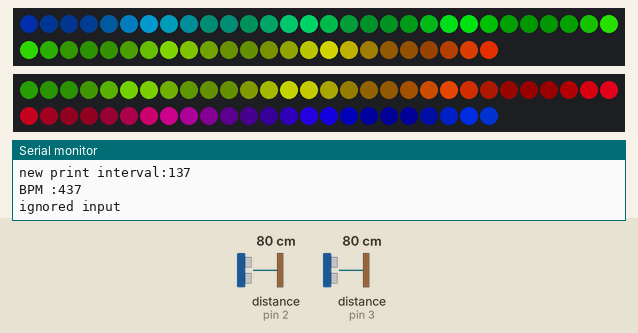
Bench run of a sketch on a simulated Arduino Uno, built with avr-gcc and run on an emulated ATmega328P. On the bench: 2 × 54 RGB LEDs in strip order, left to right, continuing on the next row, the last lines printed to the serial monitor. Wiring (inferred from the names in the program): 2 × range finder with pulse-width output: data pin 2 / data pin 3. The inputs (shaded band) are chosen by the test bench; at power-on: distance to the obstacle (sensors on pin 2, pin 3) 80 cm. Dim RGB values are drawn brighter than linear; colours are those a GRB WS2812 strip shows for the declared byte order; random numbers use the default seed unless the sketch sets one.

Above: at 1.04 s.
1.3 s: distance to the obstacle (sensor on pin 2) set to 2 cm
At 1.63 s:
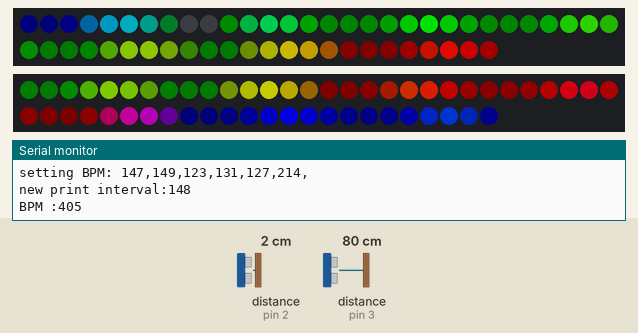
3.7 s: distance to the obstacle (sensor on pin 3) set to 18 cm
At 5.49 s:
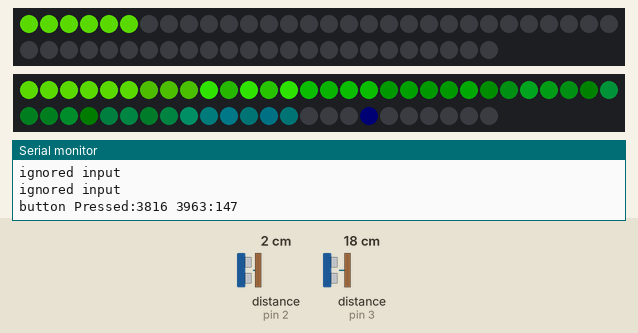
6.5 s: distance to the obstacle (sensor on pin 2) set to 18 cm
At 7.32 s:
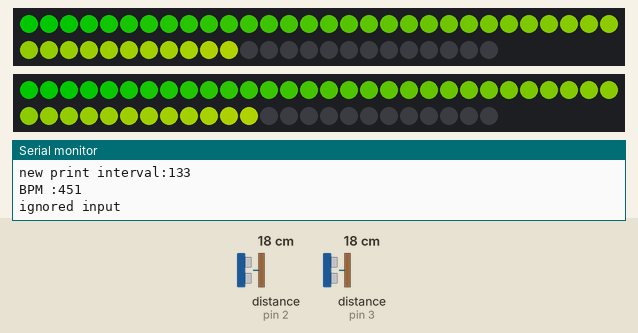
8.7 s: distance to the obstacle (sensor on pin 3) set to 120 cm
At 11.14 s:
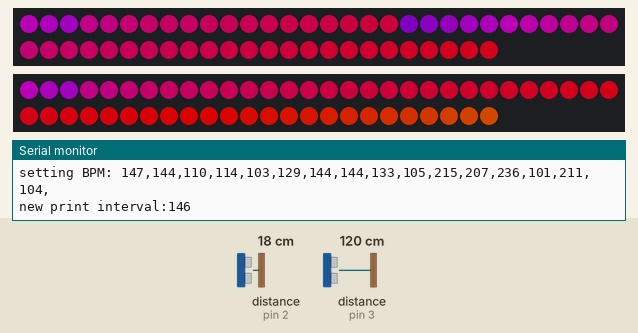
11.5 s: distance to the obstacle (sensor on pin 3) set to 60 cm
At 11.88 s:
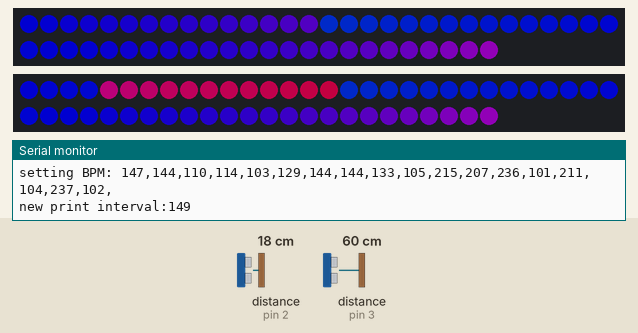
13.9 s: distance to the obstacle (sensor on pin 2) set to 60 cm
At 15.54 s:
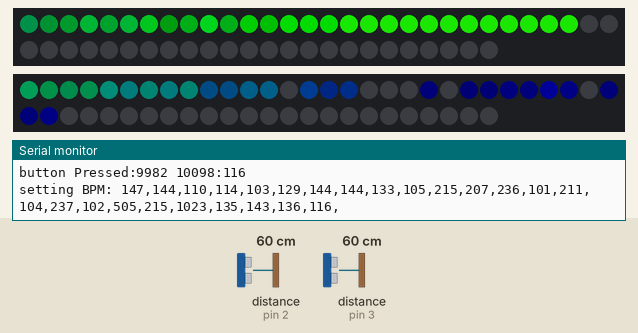

The sketch:

lightStaff.ino
```cpp
#include "FastLED.h"
#include <math.h>
#define NUM_LEDS_PER_STRIP 54
#define NUM_LEDS NUM_LEDS_PER_STRIP*2
#define DATA_PIN 8
#define DATA_PIN2 9
#define BEAT_INTERRUPT_PIN 2
#define MODE_INTERRUPT_PIN 3
#define BEAT_INPUT_RESET_TIMEOUT 2000
#define BEAT_INPUTS_SIZE 32

CRGB leds[NUM_LEDS];

unsigned long lastBeat = 0;

bool playBeat = false;
bool modeChanged = true;
bool wasCleared = false;
int mode = 7;

int bpm = 100;

volatile unsigned long beatInterval = 0;
volatile int beatsInput[BEAT_INPUTS_SIZE];
volatile int nextBeatIndex = 0;
static unsigned long last_interrupt_time = 0;
void setup() {
  pinMode(BEAT_INTERRUPT_PIN, INPUT_PULLUP);
  pinMode(MODE_INTERRUPT_PIN, INPUT_PULLUP);
  attachInterrupt(digitalPinToInterrupt(BEAT_INTERRUPT_PIN), setBeatInput, RISING );
  attachInterrupt(digitalPinToInterrupt(MODE_INTERRUPT_PIN), changeMode, RISING );
  Serial.begin(9600);

  LEDS.addLeds<WS2812B, DATA_PIN2, RGB>(leds, NUM_LEDS_PER_STRIP).setCorrection( TypicalLEDStrip).setDither(true);
  LEDS.addLeds<WS2812B, DATA_PIN, RGB>(leds, NUM_LEDS_PER_STRIP, NUM_LEDS_PER_STRIP).setCorrection( TypicalLEDStrip).setDither(true);
  delay(50);
  LEDS.setBrightness(200);
  LEDS.setMaxPowerInMilliWatts(4000);
  beatInterval = 60000 / bpm;
}

void loop() {

  switch (mode) {
    case 0:
      wasCleared = false;
      doublePulseFade(true);
      break;
    case 1:
      solidPulse();
      break;
    case 2:
      cylonRainbow(true);
      break;
    case 3:
      doubleCylonRainbow(true);
      break;
    case 4:
      cylonRainbow(false);
      break;
    case 5:
      doubleCylonRainbow(false);
      break;
    case 6:
      meteorRain(11, 64, true, 12);
    case 7:
      pride();

    default:
      if (!wasCleared) {
        Serial.println("default");
        FastLED.clear();
        FastLED.show();
        wasCleared = true;
      }

      break;
  }

}

void changeMode () {
  if (debounced()) {
    mode++;
    if (mode > 7) {
      mode = 0;
    }
    modeChanged = true ;
    Serial.println(mode);
  }
}

bool debounced() {

  unsigned long interrupt_time = millis();
  if ((interrupt_time - last_interrupt_time) > 100) {

    Serial.print("button Pressed:");
    Serial.print(last_interrupt_time);
    Serial.print(' ');
    Serial.print(interrupt_time);
    Serial.print(':');
    Serial.println(interrupt_time - last_interrupt_time);
    last_interrupt_time = interrupt_time;
    return true;

  } else {
    Serial.println("ignored input ");
    return false;
  }
}

unsigned long lastBeatInput = 0;
void setBeatInput() {
  unsigned long interrupt_time = millis();

  if (debounced()) {
    last_interrupt_time = interrupt_time;
    if (lastBeatInput == 0) {
      lastBeatInput = interrupt_time;
      Serial.println("start time set:" );
      return;
    }
    if (interrupt_time - lastBeatInput > BEAT_INPUT_RESET_TIMEOUT || nextBeatIndex > BEAT_INPUTS_SIZE - 1 ) {
      Serial.println("reseting beats");
      lastBeatInput = interrupt_time;
      resetBeats();
      return;
    }

    beatsInput[nextBeatIndex] = interrupt_time - lastBeatInput;
    lastBeatInput = interrupt_time;
    nextBeatIndex++;
    updateBPM();
  }
}

void updateBPM() {
  long intrval = 0;
  Serial.print("setting BPM: ");
  for ( int i = 0; i < nextBeatIndex; i++) {
    Serial.print(beatsInput[i]);
    Serial.print(',');
    intrval = intrval + beatsInput[i];
  }
  Serial.println();
  beatInterval = intrval / nextBeatIndex ;
  Serial.print("new print interval:");
  Serial.println(intrval / nextBeatIndex);
  Serial.print("BPM :");
  Serial.println(60000 / beatInterval);

}
void resetBeats() {
  nextBeatIndex = 0;
  for ( int i = 0; i < BEAT_INPUTS_SIZE; i++) {
    beatsInput[i] = 0;
  }
}
int reverseMap(int index) {
  if (index < NUM_LEDS_PER_STRIP) {
    return (NUM_LEDS_PER_STRIP - 1 - index);
  }
  return index;
}
int reverseMap(int index, bool flip) {
  if (flip) {
    return reverseMap(NUM_LEDS - 1 - index);
  }
  return reverseMap(index);
}

void doublePulseFade(bool withFade) {
  static uint8_t hue = 0;
  // First slide the led in one direction

  long currentTick = millis();

  if (currentTick - lastBeat >= beatInterval) {

    lastBeat = millis();

    int midPoint = NUM_LEDS / 2;
    for (int i = 0; i < NUM_LEDS / 2 + 1; i++) {
      if (modeChanged) {
        modeChanged = false;
        return;
      }
      int topPixel = constrain(midPoint + i, 0, NUM_LEDS - 1);
      int botPixel = constrain(midPoint - i, 0, NUM_LEDS);
      CHSV color = CHSV(hue++, 255, 255);
      leds[reverseMap(topPixel)] = color;
      leds[reverseMap(botPixel)] = color;
      if (withFade) {
        fadeToBlackBy(leds, NUM_LEDS, 2);
      }
      FastLED.show();
    }
  } else if (withFade) {

    fadeToBlackBy(leds, NUM_LEDS, 2);
    FastLED.show();

  }
}

void solidPulse() {
  static uint8_t hue = 0;
  // First slide the led in one direction

  long currentTick = millis();

  if (currentTick - lastBeat >= beatInterval) {

    lastBeat = millis();

    int midPoint = NUM_LEDS / 2;
    for (int i = 0; i < NUM_LEDS / 2 + 1; i++) {
      if (modeChanged) {
        modeChanged = false;
        return;
      }
      int topPixel = constrain(midPoint + i, 0, NUM_LEDS - 1);
      int botPixel = constrain(midPoint - i, 0, NUM_LEDS);
      CHSV color = CHSV(hue, 255, 255);
      leds[reverseMap(topPixel)] = color;
      leds[reverseMap(botPixel)] = color;

      FastLED.show();
    }
    hue += 47;
  }
}

void cylonRainbow(bool withFade) {
  static uint8_t hue = 0;
  // First slide the led in one direction

  for (int i = 0; i < NUM_LEDS; i++) {
    if (modeChanged) {
      modeChanged = false;
      return;
    }
    CHSV color = CHSV(hue++, 255, 255);
    leds[reverseMap(i)] = color;
    if (withFade) {
      fadeToBlackBy(leds, NUM_LEDS, 2);
    }
    //      if( i %2 == 0) {
    FastLED.show();
    //      }
  }
  for (int i = NUM_LEDS - 1; i >= 0; i--) {
    if (modeChanged) {
      modeChanged = false;
      return;
    }
    CHSV color = CHSV(hue++, 255, 255);
    leds[reverseMap(i)] = color;
    if (withFade) {
      fadeToBlackBy(leds, NUM_LEDS, 1);
    }
    // if( i %2 == 0) {
    FastLED.show();
    //      }
  }

}

void doubleCylonRainbow(bool withFade) {
  static uint8_t hue = 0;
  // First slide the led in one direction
  long currentTick = millis();
  if (currentTick - lastBeat >= beatInterval  ) {
    lastBeat = millis();

    for (int i = 0; i < NUM_LEDS; i++) {
      if (modeChanged) {
        modeChanged = false;
        return;
      }
      CHSV color = CHSV(hue++, 255, 255);
      leds[reverseMap(i)] = color;
      leds[reverseMap((NUM_LEDS - 1) - i)] = color;
      if (i % 12 != 0 ) {
        FastLED.show();
      }
      //      FastLED.delay(1);

    }
  }
}
void setPixel(int Pixel, byte red, byte green, byte blue) {

  leds[reverseMap(Pixel)].r = red;
  leds[reverseMap(Pixel)].g = green;
  leds[reverseMap(Pixel)].b = blue;

}

void setAll(byte red, byte green, byte blue) {
  for (int i = 0; i < NUM_LEDS; i++ ) {
    setPixel(i, red, green, blue);
  }
  FastLED.show();
}

void meteorRain( byte meteorSize, byte meteorTrailDecay, boolean meteorRandomDecay, int SpeedDelay) {
  long currentTick = millis();
  if (currentTick - lastBeat >= beatInterval  ) {
    lastBeat = millis();
    uint8_t meteorHue = random(256);
    for (int i = 0; i < NUM_LEDS ; i++) {


      // fade brightness all LEDs one step
      for (int j = 0; j < NUM_LEDS; j++) {
        if ( (random(meteorSize) > 6) ) {
          fadeToBlack(j, meteorTrailDecay );
        }
      }

      // draw meteor
      for (int j = 0; j < meteorSize; j++) {
        if ( ( i - j < NUM_LEDS) && (i - j >= 0) ) {
          CHSV color;
          if (i % 5 == 0) {
            color = CHSV(meteorHue++, 255, 255);
          } else {
            color = CHSV(meteorHue, 255, 255);
          }

          leds[reverseMap(i - j, true)] = color;
        }
      }

      FastLED.show();
      FastLED.delay(10);
    }
  }
}

void BouncingColoredBalls(int BallCount, byte colors[][3]) {
  float Gravity = -9.81;
  int StartHeight = 1;

  float Height[BallCount];
  float ImpactVelocityStart = sqrt( -2 * Gravity * StartHeight );
  float ImpactVelocity[BallCount];
  float TimeSinceLastBounce[BallCount];
  int   Position[BallCount];
  long  ClockTimeSinceLastBounce[BallCount];
  float Dampening[BallCount];

  for (int i = 0 ; i < BallCount ; i++) {
    ClockTimeSinceLastBounce[i] = millis();
    Height[i] = StartHeight;
    Position[i] = 0;
    ImpactVelocity[i] = ImpactVelocityStart;
    TimeSinceLastBounce[i] = 0;
    Dampening[i] = 0.90 - float(i) / pow(BallCount, 2);
  }

  for (int i = 0 ; i < BallCount ; i++) {
    TimeSinceLastBounce[i] =  millis() - ClockTimeSinceLastBounce[i];
    Height[i] = 0.5 * Gravity * pow( TimeSinceLastBounce[i] / 1000 , 2.0 ) + ImpactVelocity[i] * TimeSinceLastBounce[i] / 1000;

    if ( Height[i] < 0 ) {
      Height[i] = 0;
      ImpactVelocity[i] = Dampening[i] * ImpactVelocity[i];
      ClockTimeSinceLastBounce[i] = millis();

      if ( ImpactVelocity[i] < 0.01 ) {
        ImpactVelocity[i] = ImpactVelocityStart;
      }
    }
    Position[i] = round( Height[i] * (NUM_LEDS - 1) / StartHeight);
  }

  for (int i = 0 ; i < BallCount ; i++) {
    setPixel(Position[i], colors[i][0], colors[i][1], colors[i][2]);
  }

  FastLED.show();
  setAll(0, 0, 0);

}

void fadeToBlack(int ledNo, byte fadeValue) {
  leds[ledNo].fadeToBlackBy( fadeValue );
}

void pride()
{
  static uint16_t sPseudotime = 0;
  static uint16_t sLastMillis = 0;
  static uint16_t sHue16 = 0;

  uint8_t sat8 = beatsin88( 87, 220, 250);
  uint8_t brightdepth = beatsin88( 341, 96, 224);
  uint16_t brightnessthetainc16 = beatsin88( 203, (25 * 256), (40 * 256));
  uint8_t msmultiplier = beatsin88(147, 23, 60);

  uint16_t hue16 = sHue16;//gHue * 256;
  uint16_t hueinc16 = beatsin88(113, 1, 1500);

  uint16_t ms = millis();
  uint16_t deltams = ms - sLastMillis ;
  sLastMillis  = ms;
  sPseudotime += deltams * msmultiplier;
  sHue16 += deltams * beatsin88( 400, 5, 9);
  uint16_t brightnesstheta16 = sPseudotime;

  for ( uint16_t i = 0 ; i < NUM_LEDS; i++) {
    hue16 += hueinc16;
    uint8_t hue8 = hue16 / 256;

    brightnesstheta16  += brightnessthetainc16;
    uint16_t b16 = sin16( brightnesstheta16  ) + 32768;

    uint16_t bri16 = (uint32_t)((uint32_t)b16 * (uint32_t)b16) / 65536;
    uint8_t bri8 = (uint32_t)(((uint32_t)bri16) * brightdepth) / 65536;
    bri8 += (255 - brightdepth);

    CRGB newcolor = CHSV( hue8, sat8, bri8);

    uint16_t pixelnumber = reverseMap(i);
    pixelnumber = (NUM_LEDS - 1) - pixelnumber;

    if (mode == 7)
      nblend( leds[reverseMap(pixelnumber)], newcolor, 64);

  }
  FastLED.show();
}
```
